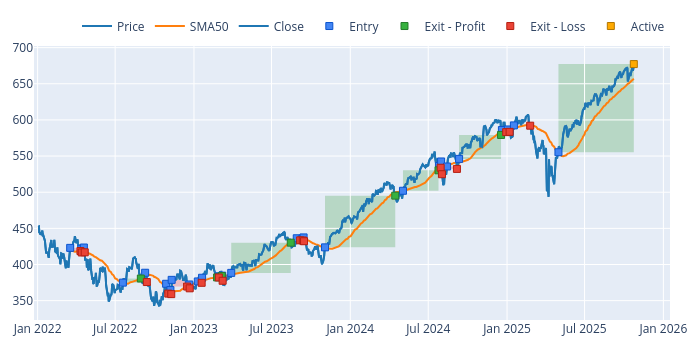

Notebook code for this chart:
### Code cell
# Plot the closing price first to create the base figure
fig = data['Close'].vbt.plot(trace_kwargs=dict(name='Price'))

# Add the SMA50 indicator to the same figure
data['SMA50'].vbt.plot(fig=fig, trace_kwargs=dict(name='SMA50'))

# Add the buy/sell signals from the portfolio to the figure
portfolio.positions.plot(fig=fig)

fig.show()

### Figure 1 — Plotly figure (JSON) as saved in the notebook; plotly's stock layout.template omitted (floating-point values rounded to 4 significant figures; data arrays with more than 128 entries replaced by an {"elided": "..."} marker saying what was removed)
{"data": [{"name": "Price", "showlegend": true, "type": "scatter", "uid": "db97353b-1504-42d5-9809-0c961eeb14e6", "x": {"elided": "957 str values"}, "y": {"elided": "957 float values"}}, {"name": "SMA50", "showlegend": true, "type": "scatter", "uid": "0cbde0a0-1d5b-42a4-890b-379866779750", "x": {"elided": "957 str values"}, "y": {"elided": "957 float values"}}, {"line": {"color": "#1f77b4"}, "name": "Close", "showlegend": true, "type": "scatter", "uid": "b63ca3df-2cea-450a-b380-95513f8f1e10", "x": {"elided": "957 str values"}, "y": {"elided": "957 float values"}}, {"customdata": [[0, 236.4, 0, "Long"], [1, 234.6, 0, "Long"], [2, 230.8, 0, "Long"], [3, 256.6, 0, "Long"], [4, 251.3, 0, "Long"], [5, 252.9, 0, "Long"], [6, 249.5, 0, "Long"], [7, 236.5, 0, "Long"], [8, 234.7, 0, "Long"], [9, 228.8, 0, "Long"], [10, 224.6, 0, "Long"], [11, 223.8, 0, "Long"], [12, 223.0, 0, "Long"], [13, 222.6, 0, "Long"], [14, 216.3, 0, "Long"], [15, 213.3, 0, "Long"], [16, 212.3, 0, "Long"], [17, 210.2, 0, "Long"], [18, 214.4, 0, "Long"], [19, 211.5, 0, "Long"], [20, 209.2, 0, "Long"], [21, 205.8, 0, "Long"], [22, 201.7, 0, "Long"], [23, 196.6, 0, "Long"], [24, 194.3, 0, "Long"], [25, 193.1, 0, "Long"], [26, 190.2, 0, "Long"], [27, 202.8, 0, "Long"]], "hovertemplate": "Position Id: %{customdata[0]}<br>Size: %{customdata[1]:.6f}<br>Entry Timestamp: %{x}<br>Avg Entry Price: %{y}<br>Entry Fees: %{customdata[2]:.6f}<br>Direction: %{customdata[3]}", "marker": {"color": "#4285F4", "line": {"color": "rgb(11,84,205)", "width": 1}, "size": 7, "symbol": "square"}, "mode": "markers", "name": "Entry", "type": "scatter", "uid": "c0bf3f3a-9fcc-4dbe-a728-b154bdf41ccf", "x": ["2022-03-18T00:00:00.000000000", "2022-04-13T00:00:00.000000000", "2022-04-19T00:00:00.000000000", "2022-07-19T00:00:00.000000000", "2022-09-09T00:00:00.000000000", "2022-10-28T00:00:00.000000000", "2022-11-07T00:00:00.000000000", "2022-11-10T00:00:00.000000000", "2022-12-21T00:00:00.000000000", "2023-01-10T00:00:00.000000000", "2023-01-20T00:00:00.000000000", "2023-02-27T00:00:00.000000000", "2023-03-02T00:00:00.000000000", "2023-03-08T00:00:00.000000000", "2023-03-29T00:00:00.000000000", "2023-08-29T00:00:00.000000000", "2023-09-11T00:00:00.000000000", "2023-09-14T00:00:00.000000000", "2023-11-03T00:00:00.000000000", "2024-05-03T00:00:00.000000000", "2024-07-26T00:00:00.000000000", "2024-07-31T00:00:00.000000000", "2024-08-14T00:00:00.000000000", "2024-09-11T00:00:00.000000000", "2024-12-20T00:00:00.000000000", "2025-01-03T00:00:00.000000000", "2025-01-17T00:00:00.000000000", "2025-05-01T00:00:00.000000000"], "y": [423.0, 421.9, 423.5, 374.9, 388.6, 373.3, 364.6, 378.8, 372.4, 376.6, 381.7, 383.5, 383.5, 384.6, 388.4, 436.3, 435.6, 437.5, 423.7, 502.0, 536.3, 542.5, 535.6, 546.1, 586.0, 586.8, 592.4, 555.3]}, {"customdata": [[3, 256.6, 0, 1457.0, 0.01514, "Long", "30 days 00:00:00"], [10, 224.6, 0, 108.3, 0.001263, "Long", "24 days 00:00:00"], [12, 223.0, 0, 98.88, 0.001156, "Long", "3 days 00:00:00"], [14, 216.3, 0, 9042.0, 0.1076, "Long", "95 days 00:00:00"], [18, 214.4, 0, 15340.0, 0.1688, "Long", "110 days 00:00:00"], [19, 211.5, 0, 5993.0, 0.05644, "Long", "56 days 00:00:00"], [23, 196.6, 0, 6518.0, 0.06071, "Long", "69 days 00:00:00"]], "hovertemplate": "Position Id: %{customdata[0]}<br>Size: %{customdata[1]:.6f}<br>Exit Timestamp: %{x}<br>Avg Exit Price: %{y}<br>Exit Fees: %{customdata[2]:.6f}<br>PnL: %{customdata[3]:.6f}<br>Return: %{customdata[4]:.2%}<br>Direction: %{customdata[5]}<br>Duration: %{customdata[6]}", "marker": {"color": "#37B13F", "line": {"color": "rgb(38,123,44)", "width": 1}, "size": 7, "symbol": "square"}, "mode": "markers", "name": "Exit - Profit", "type": "scatter", "uid": "336f1618-9874-458a-acad-0532b9a2c49f", "x": ["2022-08-30T00:00:00.000000000", "2023-02-24T00:00:00.000000000", "2023-03-07T00:00:00.000000000", "2023-08-15T00:00:00.000000000", "2024-04-15T00:00:00.000000000", "2024-07-25T00:00:00.000000000", "2024-12-18T00:00:00.000000000"], "y": [380.6, 382.2, 384.0, 430.2, 495.3, 530.3, 579.2]}, {"customdata": {"elided": "20x7 mixed values"}, "hovertemplate": "Position Id: %{customdata[0]}<br>Size: %{customdata[1]:.6f}<br>Exit Timestamp: %{x}<br>Avg Exit Price: %{y}<br>Exit Fees: %{customdata[2]:.6f}<br>PnL: %{customdata[3]:.6f}<br>Return: %{customdata[4]:.2%}<br>Direction: %{customdata[5]}<br>Duration: %{customdata[6]}", "marker": {"color": "#EA4335", "line": {"color": "rgb(181,31,18)", "width": 1}, "size": 7, "symbol": "square"}, "mode": "markers", "name": "Exit - Loss", "type": "scatter", "uid": "c4c98681-c01c-410b-a84e-886b06a19dd2", "x": ["2022-04-11T00:00:00.000000000", "2022-04-14T00:00:00.000000000", "2022-04-21T00:00:00.000000000", "2022-09-13T00:00:00.000000000", "2022-11-02T00:00:00.000000000", "2022-11-09T00:00:00.000000000", "2022-12-16T00:00:00.000000000", "2022-12-22T00:00:00.000000000", "2023-01-19T00:00:00.000000000", "2023-02-28T00:00:00.000000000", "2023-03-09T00:00:00.000000000", "2023-09-06T00:00:00.000000000", "2023-09-12T00:00:00.000000000", "2023-09-15T00:00:00.000000000", "2024-07-30T00:00:00.000000000", "2024-08-02T00:00:00.000000000", "2024-09-06T00:00:00.000000000", "2024-12-30T00:00:00.000000000", "2025-01-07T00:00:00.000000000", "2025-02-24T00:00:00.000000000"], "y": [418.7, 416.6, 416.9, 375.7, 359.8, 359.1, 369.5, 367.1, 374.7, 382.0, 377.5, 433.4, 433.2, 432.2, 533.9, 524.9, 532.2, 583.1, 583.5, 592.0]}, {"customdata": [[27, 202.8, 0, 24740.0, 0.2196, "Long", "123 days 00:00:00"]], "hovertemplate": "Position Id: %{customdata[0]}<br>Size: %{customdata[1]:.6f}<br>Exit Timestamp: %{x}<br>Avg Exit Price: %{y}<br>Exit Fees: %{customdata[2]:.6f}<br>PnL: %{customdata[3]:.6f}<br>Return: %{customdata[4]:.2%}<br>Direction: %{customdata[5]}<br>Duration: %{customdata[6]}", "marker": {"color": "#FFAA00", "line": {"color": "rgb(178,118,0)", "width": 1}, "size": 7, "symbol": "square"}, "mode": "markers", "name": "Active", "type": "scatter", "uid": "903a2d33-c6b1-4d8d-8b91-37afd8e225bb", "x": ["2025-10-24T00:00:00.000000000"], "y": [677.2]}], "layout": {"height": 350, "legend": {"orientation": "h", "traceorder": "normal", "x": 1, "xanchor": "right", "y": 1.02, "yanchor": "bottom"}, "margin": {"b": 30, "l": 30, "r": 30, "t": 30}, "shapes": [{"fillcolor": "green", "layer": "below", "line": {"width": 0}, "opacity": 0.2, "type": "rect", "x0": "2022-07-19T00:00:00", "x1": "2022-08-30T00:00:00", "xref": "x", "y0": 374.9, "y1": 380.6, "yref": "y"}, {"fillcolor": "green", "layer": "below", "line": {"width": 0}, "opacity": 0.2, "type": "rect", "x0": "2023-01-20T00:00:00", "x1": "2023-02-24T00:00:00", "xref": "x", "y0": 381.7, "y1": 382.2, "yref": "y"}, {"fillcolor": "green", "layer": "below", "line": {"width": 0}, "opacity": 0.2, "type": "rect", "x0": "2023-03-02T00:00:00", "x1": "2023-03-07T00:00:00", "xref": "x", "y0": 383.5, "y1": 384.0, "yref": "y"}, {"fillcolor": "green", "layer": "below", "line": {"width": 0}, "opacity": 0.2, "type": "rect", "x0": "2023-03-29T00:00:00", "x1": "2023-08-15T00:00:00", "xref": "x", "y0": 388.4, "y1": 430.2, "yref": "y"}, {"fillcolor": "green", "layer": "below", "line": {"width": 0}, "opacity": 0.2, "type": "rect", "x0": "2023-11-03T00:00:00", "x1": "2024-04-15T00:00:00", "xref": "x", "y0": 423.7, "y1": 495.3, "yref": "y"}, {"fillcolor": "green", "layer": "below", "line": {"width": 0}, "opacity": 0.2, "type": "rect", "x0": "2024-05-03T00:00:00", "x1": "2024-07-25T00:00:00", "xref": "x", "y0": 502.0, "y1": 530.3, "yref": "y"}, {"fillcolor": "green", "layer": "below", "line": {"width": 0}, "opacity": 0.2, "type": "rect", "x0": "2024-09-11T00:00:00", "x1": "2024-12-18T00:00:00", "xref": "x", "y0": 546.1, "y1": 579.2, "yref": "y"}, {"fillcolor": "green", "layer": "below", "line": {"width": 0}, "opacity": 0.2, "type": "rect", "x0": "2025-05-01T00:00:00", "x1": "2025-10-24T00:00:00", "xref": "x", "y0": 555.3, "y1": 677.2, "yref": "y"}, {"fillcolor": "red", "layer": "below", "line": {"width": 0}, "opacity": 0.2, "type": "rect", "x0": "2022-03-18T00:00:00", "x1": "2022-04-11T00:00:00", "xref": "x", "y0": 423.0, "y1": 418.7, "yref": "y"}, {"fillcolor": "red", "layer": "below", "line": {"width": 0}, "opacity": 0.2, "type": "rect", "x0": "2022-04-13T00:00:00", "x1": "2022-04-14T00:00:00", "xref": "x", "y0": 421.9, "y1": 416.6, "yref": "y"}, {"fillcolor": "red", "layer": "below", "line": {"width": 0}, "opacity": 0.2, "type": "rect", "x0": "2022-04-19T00:00:00", "x1": "2022-04-21T00:00:00", "xref": "x", "y0": 423.5, "y1": 416.9, "yref": "y"}, {"fillcolor": "red", "layer": "below", "line": {"width": 0}, "opacity": 0.2, "type": "rect", "x0": "2022-09-09T00:00:00", "x1": "2022-09-13T00:00:00", "xref": "x", "y0": 388.6, "y1": 375.7, "yref": "y"}, {"fillcolor": "red", "layer": "below", "line": {"width": 0}, "opacity": 0.2, "type": "rect", "x0": "2022-10-28T00:00:00", "x1": "2022-11-02T00:00:00", "xref": "x", "y0": 373.3, "y1": 359.8, "yref": "y"}, {"fillcolor": "red", "layer": "below", "line": {"width": 0}, "opacity": 0.2, "type": "rect", "x0": "2022-11-07T00:00:00", "x1": "2022-11-09T00:00:00", "xref": "x", "y0": 364.6, "y1": 359.1, "yref": "y"}, {"fillcolor": "red", "layer": "below", "line": {"width": 0}, "opacity": 0.2, "type": "rect", "x0": "2022-11-10T00:00:00", "x1": "2022-12-16T00:00:00", "xref": "x", "y0": 378.8, "y1": 369.5, "yref": "y"}, {"fillcolor": "red", "layer": "below", "line": {"width": 0}, "opacity": 0.2, "type": "rect", "x0": "2022-12-21T00:00:00", "x1": "2022-12-22T00:00:00", "xref": "x", "y0": 372.4, "y1": 367.1, "yref": "y"}, {"fillcolor": "red", "layer": "below", "line": {"width": 0}, "opacity": 0.2, "type": "rect", "x0": "2023-01-10T00:00:00", "x1": "2023-01-19T00:00:00", "xref": "x", "y0": 376.6, "y1": 374.7, "yref": "y"}, {"fillcolor": "red", "layer": "below", "line": {"width": 0}, "opacity": 0.2, "type": "rect", "x0": "2023-02-27T00:00:00", "x1": "2023-02-28T00:00:00", "xref": "x", "y0": 383.5, "y1": 382.0, "yref": "y"}, {"fillcolor": "red", "layer": "below", "line": {"width": 0}, "opacity": 0.2, "type": "rect", "x0": "2023-03-08T00:00:00", "x1": "2023-03-09T00:00:00", "xref": "x", "y0": 384.6, "y1": 377.5, "yref": "y"}, {"fillcolor": "red", "layer": "below", "line": {"width": 0}, "opacity": 0.2, "type": "rect", "x0": "2023-08-29T00:00:00", "x1": "2023-09-06T00:00:00", "xref": "x", "y0": 436.3, "y1": 433.4, "yref": "y"}, {"fillcolor": "red", "layer": "below", "line": {"width": 0}, "opacity": 0.2, "type": "rect", "x0": "2023-09-11T00:00:00", "x1": "2023-09-12T00:00:00", "xref": "x", "y0": 435.6, "y1": 433.2, "yref": "y"}, {"fillcolor": "red", "layer": "below", "line": {"width": 0}, "opacity": 0.2, "type": "rect", "x0": "2023-09-14T00:00:00", "x1": "2023-09-15T00:00:00", "xref": "x", "y0": 437.5, "y1": 432.2, "yref": "y"}, {"fillcolor": "red", "layer": "below", "line": {"width": 0}, "opacity": 0.2, "type": "rect", "x0": "2024-07-26T00:00:00", "x1": "2024-07-30T00:00:00", "xref": "x", "y0": 536.3, "y1": 533.9, "yref": "y"}, {"fillcolor": "red", "layer": "below", "line": {"width": 0}, "opacity": 0.2, "type": "rect", "x0": "2024-07-31T00:00:00", "x1": "2024-08-02T00:00:00", "xref": "x", "y0": 542.5, "y1": 524.9, "yref": "y"}, {"fillcolor": "red", "layer": "below", "line": {"width": 0}, "opacity": 0.2, "type": "rect", "x0": "2024-08-14T00:00:00", "x1": "2024-09-06T00:00:00", "xref": "x", "y0": 535.6, "y1": 532.2, "yref": "y"}, {"fillcolor": "red", "layer": "below", "line": {"width": 0}, "opacity": 0.2, "type": "rect", "x0": "2024-12-20T00:00:00", "x1": "2024-12-30T00:00:00", "xref": "x", "y0": 586.0, "y1": 583.1, "yref": "y"}, {"fillcolor": "red", "layer": "below", "line": {"width": 0}, "opacity": 0.2, "type": "rect", "x0": "2025-01-03T00:00:00", "x1": "2025-01-07T00:00:00", "xref": "x", "y0": 586.8, "y1": 583.5, "yref": "y"}, {"fillcolor": "red", "layer": "below", "line": {"width": 0}, "opacity": 0.2, "type": "rect", "x0": "2025-01-17T00:00:00", "x1": "2025-02-24T00:00:00", "xref": "x", "y0": 592.4, "y1": 592.0, "yref": "y"}], "width": 700}}
